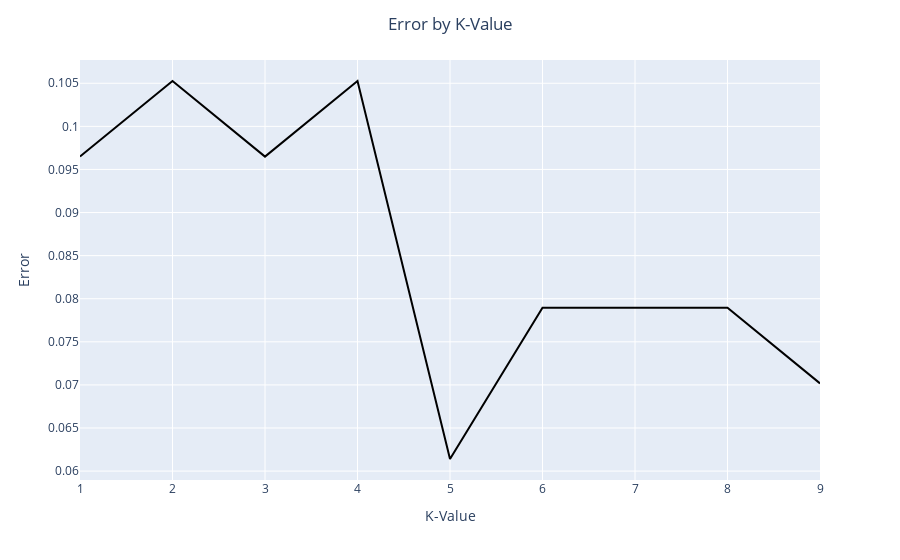

Here is the notebook cell this chart was saved with:
### Markdown cell above
## Results Analysis

### Code cell
error_df = output.groupby('K-Value')['Error'].mean().to_frame()
fig = px.line(error_df, x=error_df.index, y='Error', color_discrete_sequence=['black'])
fig.update_layout(title_text=f'Error by K-Value', title_x=0.5) 
fig.update_xaxes(title_text='K-Value')
fig.show()

### Figure 1 — Plotly figure (JSON) as saved in the notebook; plotly's stock layout.template omitted (floating-point values rounded to 4 significant figures)
{"data": [{"hovertemplate": "K-Value=%{x}<br>Error=%{y}<extra></extra>", "legendgroup": "", "line": {"color": "black", "dash": "solid"}, "marker": {"symbol": "circle"}, "mode": "lines", "name": "", "orientation": "v", "showlegend": false, "type": "scatter", "x": [1, 2, 3, 4, 5, 6, 7, 8, 9], "xaxis": "x", "y": [0.09649, 0.1053, 0.09649, 0.1053, 0.0614, 0.07895, 0.07895, 0.07895, 0.07018], "yaxis": "y"}], "layout": {"legend": {"tracegroupgap": 0}, "margin": {"t": 60}, "title": {"text": "Error by K-Value", "x": 0.5}, "xaxis": {"anchor": "y", "domain": [0, 1], "title": {"text": "K-Value"}}, "yaxis": {"anchor": "x", "domain": [0, 1], "title": {"text": "Error"}}}}
